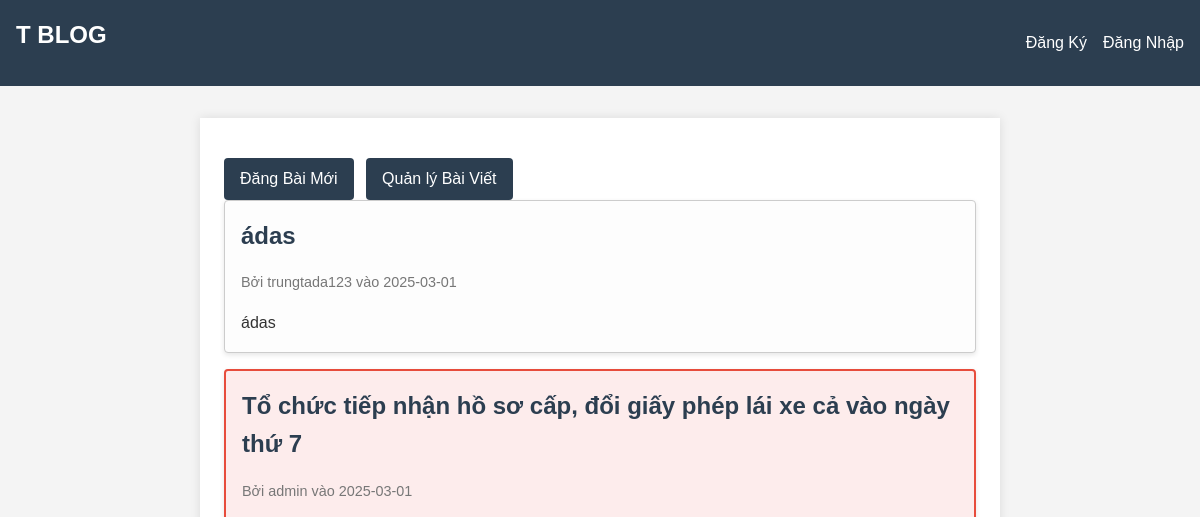
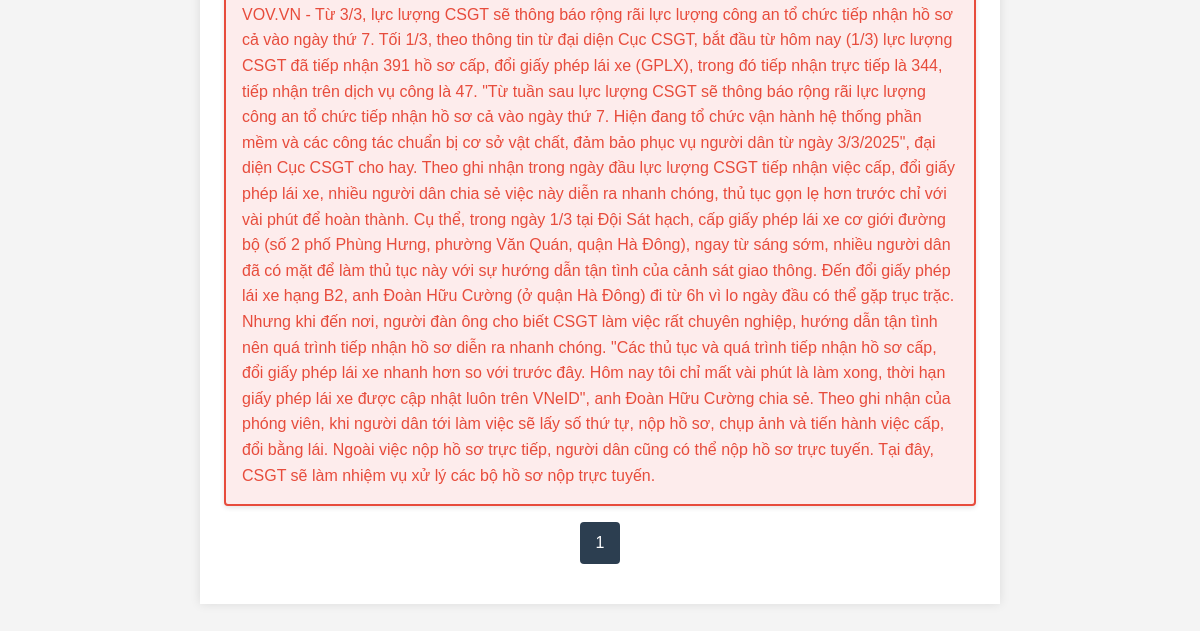
Before: / with the older database file (2 pictures, top to bottom).
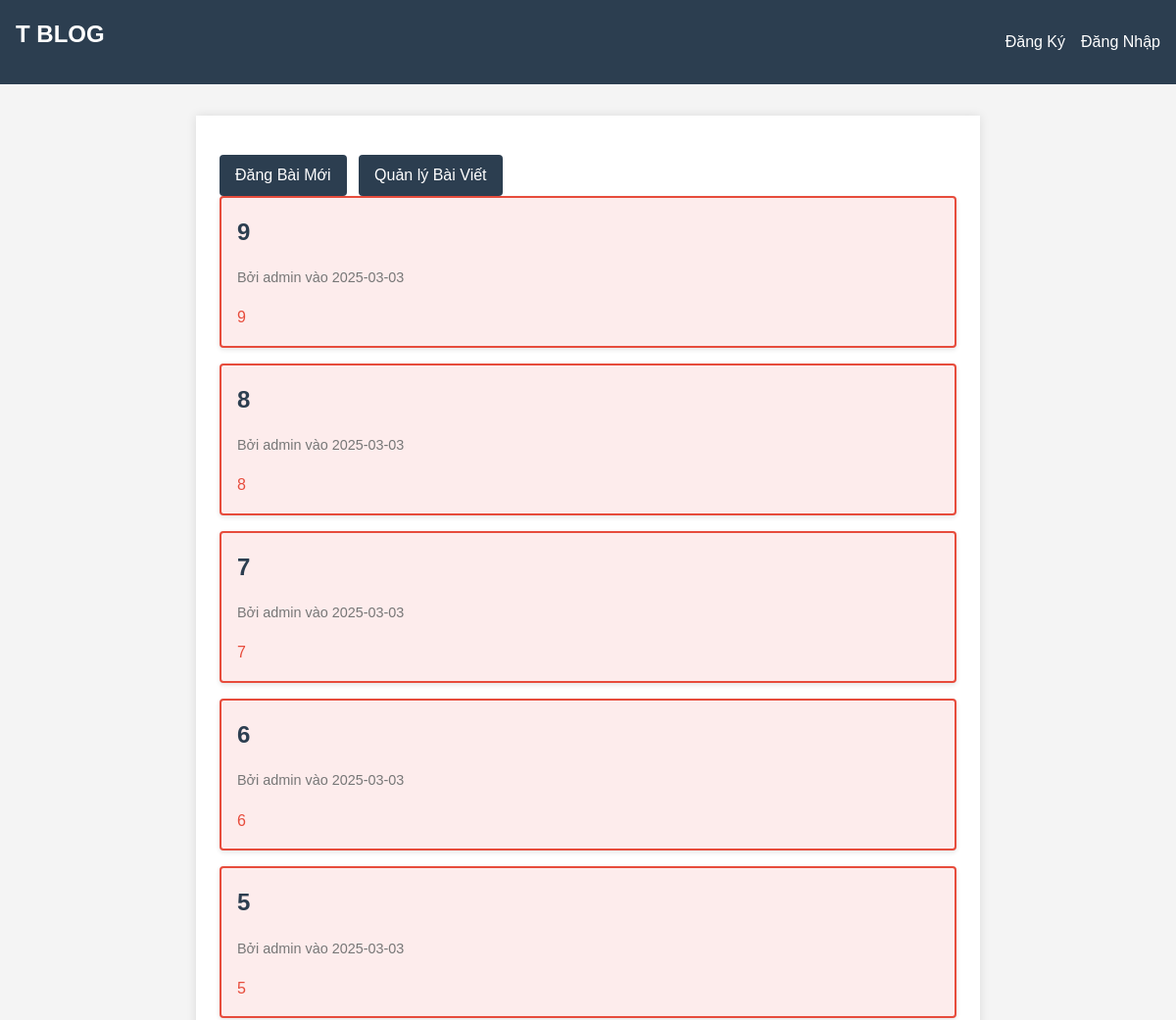
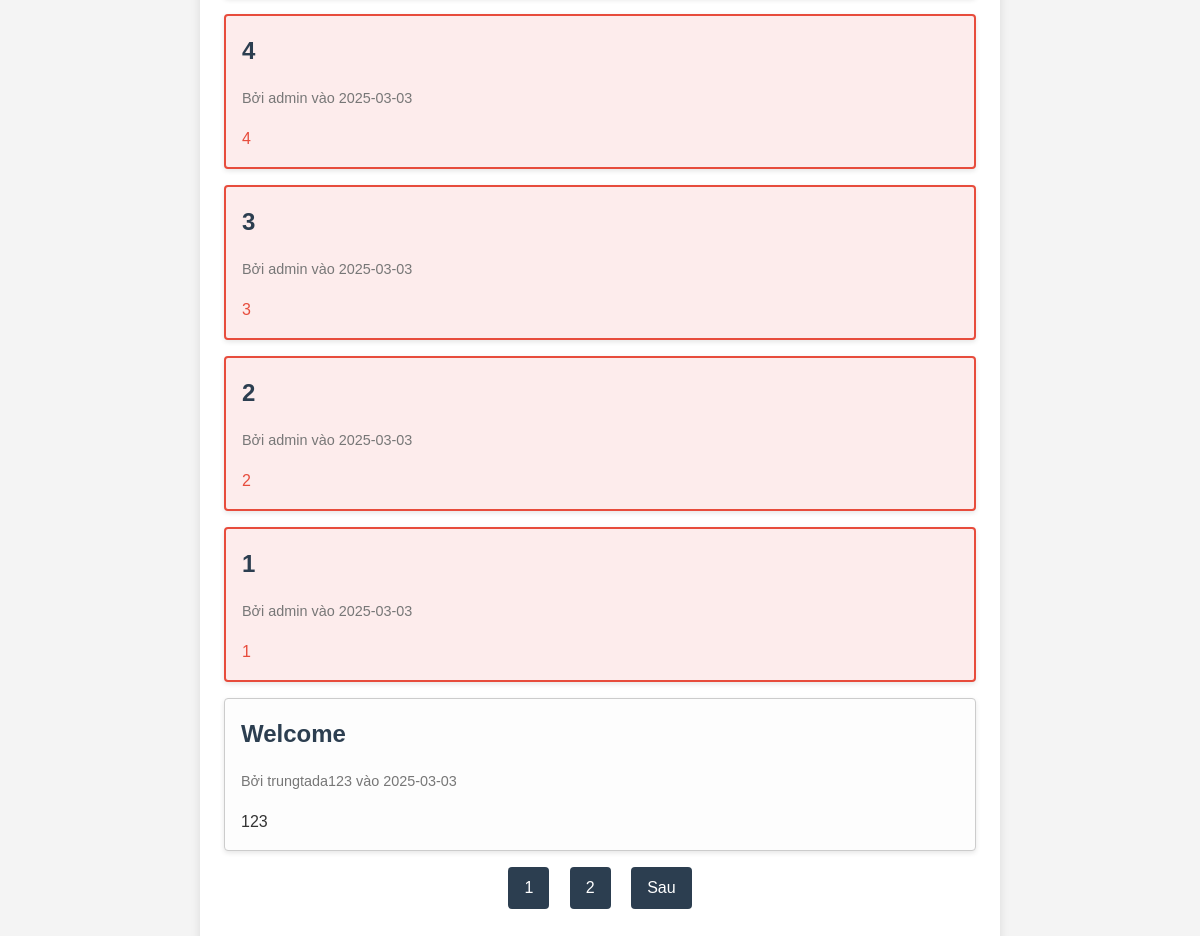
After: the same page with the newer database file (2 pictures, top to bottom).
### tables this page shows
CREATE TABLE post (
  id INTEGER PRIMARY KEY AUTOINCREMENT,
  author_id INTEGER NOT NULL,
  created TIMESTAMP NOT NULL DEFAULT CURRENT_TIMESTAMP,
  title TEXT NOT NULL,
  body TEXT NOT NULL,
  FOREIGN KEY (author_id) REFERENCES user (id)
);

CREATE TABLE user (
  id INTEGER PRIMARY KEY AUTOINCREMENT,
  username TEXT UNIQUE NOT NULL,
  password TEXT NOT NULL,
  is_blocked BOOLEAN NOT NULL DEFAULT 0,  -- Thêm thuộc tính is_blocked
  is_admin BOOLEAN NOT NULL DEFAULT 0      -- Thêm thuộc tính is_admin
);

### flaskr/blog.py (the view)
@bp.route('/', defaults={'page': 1})
@bp.route('/page/<int:page>')
def index(page):
    db = get_db()
    per_page = 10  # Số bài viết mỗi trang
    offset = (page - 1) * per_page  # Tính toán offset
    posts = db.execute(
        'SELECT p.id, title, body, created, author_id, username, u.is_admin'
        ' FROM post p JOIN user u ON p.author_id = u.id'
        ' ORDER BY created DESC'
        ' LIMIT ? OFFSET ?',
        (per_page, offset)
    ).fetchall()
    total_posts = db.execute('SELECT COUNT(*) FROM post').fetchone()[0]  # Tổng số bài viết
    total_pages = (total_posts + per_page - 1) // per_page  # Tính số trang
    return render_template('blog/index.html', posts=posts, page=page, total_pages=total_pages)

### flaskr/auth.py (called while the page is built)
@bp.before_app_request
def load_logged_in_user():
    user_id = session.get('user_id')
    if user_id is None:
        g.user = None
    else:
        g.user = get_db().execute(
            'SELECT * FROM user WHERE id = ?', (user_id,)
        ).fetchone()  # fetchone() trả về một sqlite3.Row

### flaskr/db.py (called while the page is built)
def get_db():
    if 'db' not in g:
        g.db = sqlite3.connect(
            current_app.config['DATABASE'],
            detect_types=sqlite3.PARSE_DECLTYPES
        )
        g.db.row_factory = sqlite3.Row
    return g.db

### flaskr/templates/blog/index.html (shortened to what this page needs)
{% extends 'base.html' %}
{% block content %}
<div class="navigation-links">
  <a class="btn" href="{{ url_for('blog.create') }}">Đăng Bài Mới</a>
  <a class="btn" href="{{ url_for('blog.my_posts') }}">Quản lý Bài Viết</a>
</div>
<div class="post-list">
  {% for post in posts %}
    <article class="post {% if post.is_admin %}admin{% endif %}">
      <header>
        <h2>{{ post['title'] }}</h2>
        <div class="about">Bởi {{ post['username'] }} vào {{ post['created'].strftime('%Y-%m-%d') }}</div>
      </header>
      <p class="body">{{ post['body'] }}</p>
    </article>
  {% endfor %}
</div>
<div class="pagination">
  {% for p in range(1, total_pages + 1) %}
    <a class="btn {% if p == page %}active{% endif %}" href="{{ url_for('blog.index', page=p) }}">{{ p }}</a>
  {% endfor %}
  {% if page < total_pages %}
    <a class="btn" href="{{ url_for('blog.index', page=page+1) }}">Sau</a>
  {% endif %}
</div>
{% endblock %}

Changed rows visible on the page:
removed post: title "ádas", username "trungtada123", created "2025-03-01", body "ádas"
no longer on this page (row edited): post: title "Tổ chức tiếp nhận hồ sơ cấp, đổi giấy phép lái xe cả vào ngày thứ 7", username "admin", created "2025-03-01", body "VOV.VN - Từ 3/3, lực lượng CSGT sẽ thông báo rộng rãi lực lượng công an tổ chức tiếp nhận hồ sơ cả vào ngày thứ 7. Tối 1/3, theo thông tin từ đại diện Cục CSGT, bắt đầu từ hôm nay (1/3) lực lượng CSGT đã tiếp nhận 391 hồ sơ cấp, đổi giấy phép lái xe (GPLX), trong đó tiếp nhận trực tiếp là 344, tiếp nhận trên dịch vụ công là 47. \"Từ tuần sau lực lượng CSGT sẽ thông báo rộng rãi lực lượng công an tổ chức tiếp nhận hồ sơ cả vào ngày thứ 7. Hiện đang tổ chức vận hành hệ thống phần mềm và các công tác chuẩn bị cơ sở vật chất, đảm bảo phục vụ người dân từ ngày 3/3/2025\", đại diện Cục CSGT cho hay. Theo ghi nhận trong ngày đầu lực lượng CSGT tiếp nhận việc cấp, đổi giấy phép lái xe, nhiều người…"
added post: title "9", username "admin", created "2025-03-03", body "9"
added post: title "8", username "admin", created "2025-03-03", body "8"
added post: title "7", username "admin", created "2025-03-03", body "7"
added post: title "6", username "admin", created "2025-03-03", body "6"
added post: title "5", username "admin", created "2025-03-03", body "5"
added post: title "4", username "admin", created "2025-03-03", body "4"
added post: title "3", username "admin", created "2025-03-03", body "3"
added post: title "2", username "admin", created "2025-03-03", body "2"
added post: title "1", username "admin", created "2025-03-03", body "1"
added post: title "Welcome", username "trungtada123", created "2025-03-03", body "123"
Other visible differences:
new list line: "2"
text now shown: "Sau"
